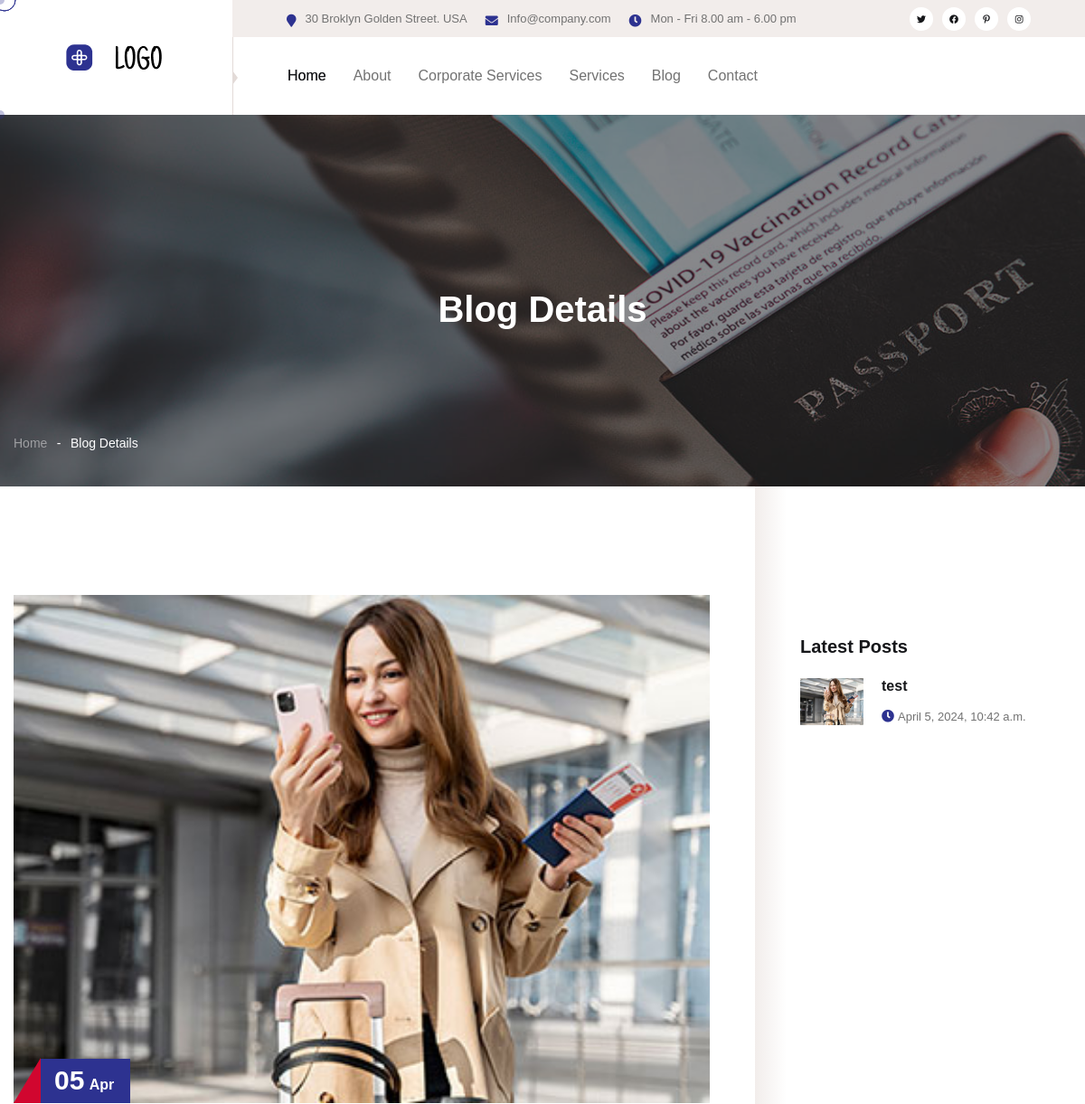
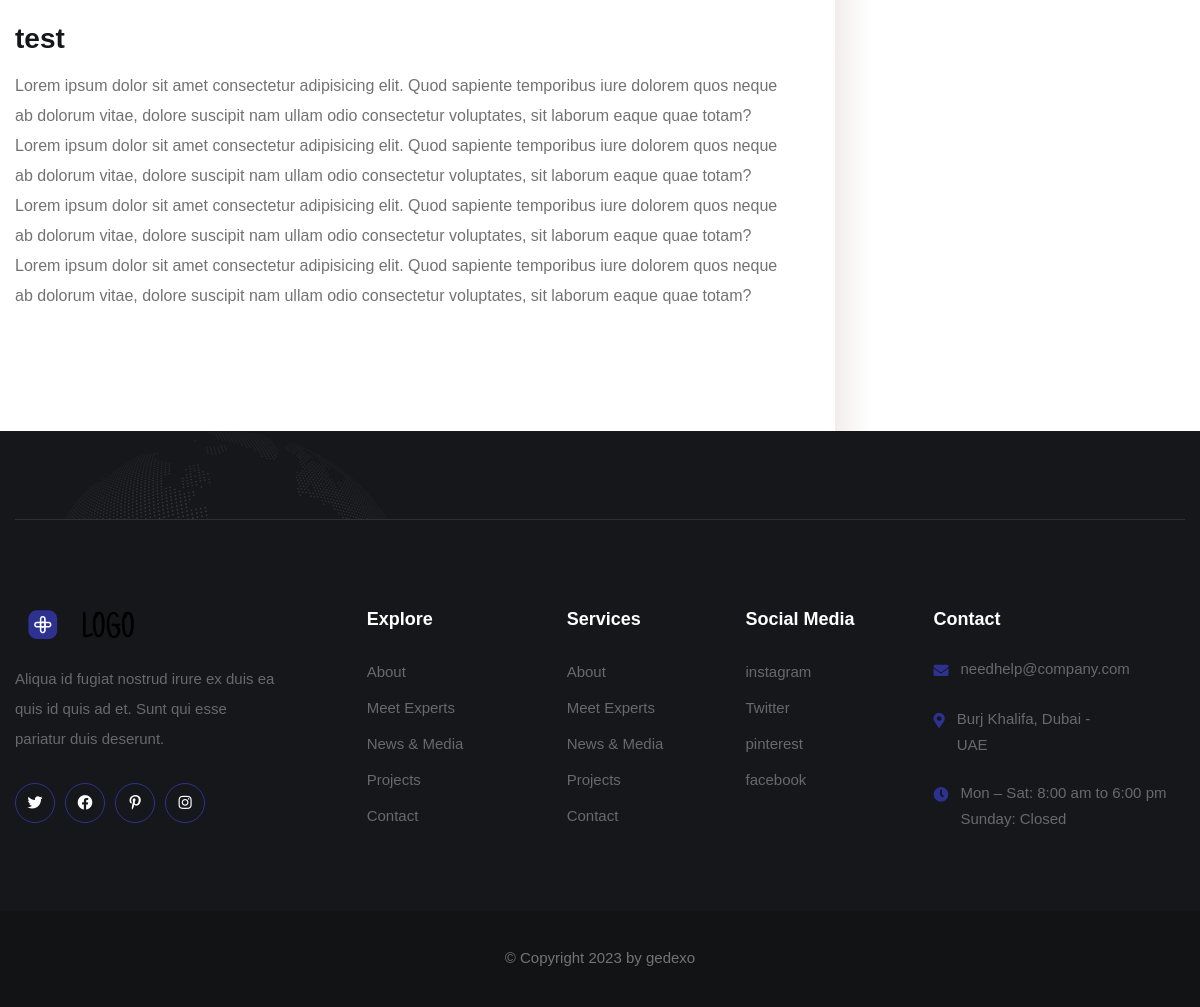
The app's page /blog/test/ with its own data (2 pictures, top to bottom).
### web/models.py (models this page shows, shortened)
class Blog(models.Model):
    title = models.CharField(max_length=250)
    slug = models.SlugField()
    date = models.DateTimeField(default=timezone.now)
    description=models.TextField()
    thumbnail_img = models.ImageField(upload_to="blog/")
    img = models.ImageField(upload_to="blog/")
    is_active = models.BooleanField(default=True)

### web/views.py (the view)
# urls.py: path('blog/<str:slug>/', views.BlogDetailView.as_view(), name='blog_detail'),
class BlogDetailView(DetailView):
    model = Blog
    template_name = "web/blog-details.html"
    def get_context_data(self, **kwargs):
        context = super().get_context_data(**kwargs)
        context['blog'] = Blog.objects.filter(is_active=True)
        return context

### web/context_processors.py (called while the page is built)
def services(request):
    return {'service': Services.objects.filter(is_active=True)}

### templates/web/blog-details.html (shortened to what this page needs)
{% extends "web/base.html" %}
{% load static %}
{% block content %}
    <div class="custom-cursor__cursor"></div>
    <div class="page-wrapper">
        <section class="page-header">
            <div class="page-header-bg" style="background-image: url(assets/images/backgrounds/page-header-bg.jpg)">
            </div>
            <div class="container">
                <div class="page-header__inner">
                    <h2>Blog Details</h2>
                    <ul class="thm-breadcrumb list-unstyled">
                        <li><a href="index.html">Home</a></li>
                        <li><span>-</span></li>
                        <li class="active">Blog Details</li>
                    </ul>
                </div>
            </div>
        </section>
        <section class="blog-details">
            <div class="container">
                <div class="row">
                    <div class="col-xl-8 col-lg-7">
                        <div class="blog-details__left">
                            <div class="blog-details__img-box">
                                <img src="{{object.img.url}}" alt="">
                                <div class="blog-details__date">
                                    <p>{{ object.date|date:"d" }} <span>{{ object.date|date:"M" }}</span></p>
                                </div>
                            </div>
                            <div class="blog-details__content">
                                <h3 class="blog-details__title">{{object.title}}</h3>
                                <p class="blog-details__text-1">{{object.description}}</p>
                            </div>
                        </div>
                    </div>
                    <div class="col-xl-4 col-lg-5 blog-sidebar__col">
                        <div class="blog-sidebar__right">
                            <div class="sidebar">
                                <div class="sidebar__post">
                                    <h3 class="sidebar__title">Latest Posts</h3>
                                    <ul class="sidebar__post-list list-unstyled">
                                        {% for b in blog %}
                                        <li>
                                            <a href="{% url "blog_detail" b.slug %}">
                                            <div class="sidebar__post-image">
                                                <img src="{{b.img.url}}" alt="">
                                            </div>
                                        </a>
                                            <div class="sidebar__post-content">
                                                <h3>
                                                    <a href="{% url "blog_detail" b.slug %}">{{b.title}}</a>
                                                </h3>
                                                <span class="sidebar__post-content-meta"><i class="fas fa-clock"></i>{{b.date}}</span>
                                            </div>
                                        </li>
                                        {% endfor %}
                                    </ul>
                                </div>
                            </div>
                        </div>
                    </div>
                </div>
            </div>
        </section>
    </div>
</html>
{% endblock %}

### records on screen
Blog: img (picture), date "05", date "Apr", title "test", description "Lorem ipsum dolor sit amet consectetur adipisicing elit. Quod sapiente temporibus iure dolorem quos neque ab dolorum vitae, dolore suscipit nam ullam odio consectetur voluptates, sit laborum eaque quae totam?Lorem ipsum dolor sit amet consectetur adipisicing elit. Quod sapiente temporibus iure dolorem quos neque ab dolorum vitae, dolore suscipit nam ullam odio consectetur voluptates, sit laborum eaque quae totam?Lorem ipsum dolor sit amet consectetur adipisicing elit. Quod sapiente temporibus iure dolorem quos neque ab dolorum vitae, dolore suscipit nam ullam odio consectetur voluptates, sit laborum eaque quae totam?Lorem ipsum dolor sit amet consectetur adipisicing elit. Quod sapiente…", date "April 5, 2024, 10:42 a.m."
